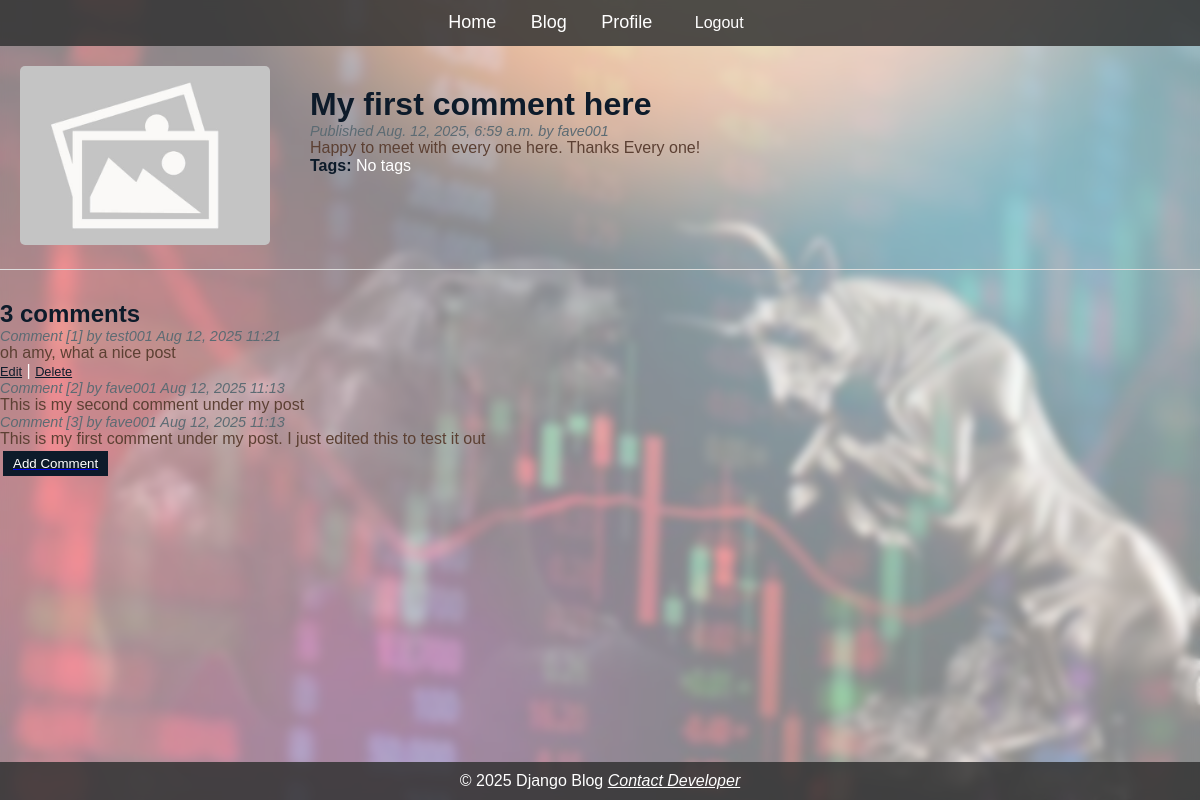
Page /blog/post/1/ (signed in) on the committed database.
### blog/models.py (models this page shows, shortened)
class Post(models.Model):
    title = models.CharField(max_length=200)
    content = models.TextField()
    published_date = models.DateTimeField(auto_now_add=True)
    author = models.ForeignKey(User, on_delete=models.CASCADE, related_name='post_author')
    image = models.ImageField(upload_to='post_images/', default='post_images/default.jpg')
    tags = TaggableManager()

class Comment(models.Model):
    post = models.ForeignKey(Post, on_delete=models.CASCADE, related_name='comments')
    author = models.ForeignKey(User, on_delete=models.CASCADE, related_name='comment_author')
    content = models.TextField()
    created_at = models.DateTimeField(auto_now_add=True)
    updated_at = models.DateTimeField(auto_now=True)

### blog/views.py (the view)
# urls.py: path('post/<int:pk>/', PostDetailView.as_view(), name='post_detail'),
class PostDetailView(DetailView):
    model = Post
    template_name = 'blog/post_detail.html'
    def get_context_data(self, **kwargs):
        context = super().get_context_data(**kwargs)
        post = self.object
        context['comments'] = post.comments.all().order_by('-created_at')
        context['form'] = CommentForm()
        return context

### blog/templates/blog/post_detail.html (shortened to what this page needs)
{% extends "blog/base.html" %}
{% block content %}
<div class="post-container" style='padding: 20px;'>
    {% if post.image %}
        <div class="post-image">
            <img src="{{ post.image.url }}" alt="Post image">
        </div>
    {% else %}
        <div class="post-image">
            <p>No image available.</p>
        </div>
    {% endif %}
    <div class="post-details" style='padding: 20px;'>
        <h1 class="tags-label">{{ post.title }}</h1>
        <p class="date">
            Published {{ post.published_date }} by {{ post.author }}
        </p>
        <div class="post-body">
            {{ post.content|linebreaks }}
        </div>
        <p class="tags">
            <span class="tags-label">Tags:</span>
            {% for tag in post.tags.all %}
                <a href="{% url 'post_list_by_tag' tag.slug %}">{{ tag.name }}</a>
                {% if not forloop.last %}, {% endif %}
            {% empty %}
                <span>No tags</span>
            {% endfor %}
        </p>
    </div>
</div>
{% with comments.count as total_comments %}
    <h2>
        <span class="tags-label"> {{ total_comments }} comment{{ total_comments|pluralize }} </span>
    </h2>
{% endwith %}
{% for comment in comments %}
    <div class="comment">
        <p class="date">
            Comment [{{ forloop.counter }}] by {{ comment.author.username }}
            {{ comment.created_at|date:"M d, Y H:i" }}
        </p>
        <div class="post-body"> {{ comment.content|linebreaks }} </div>
        {% if user == comment.author %}
            <a href="{% url 'edit_comment' comment.pk %}" style='font-size: 0.8rem; color: #0d1b2a;'>Edit</a> |
            <a href="{% url 'delete_comment' comment.pk %}" style='font-size: 0.8rem; color: #0d1b2a;'>Delete</a>
        {% endif %}
    </div>
{% empty %}
    <p class="date">No comments yet. Be the first to comment!</p>
{% endfor %}
{% if user.is_authenticated %}
    <a href="{% url 'add_comment' post.pk %}" class="search-form" style='padding:3px;'>
        <button type="submit">Add Comment</button>
    </a>
{% else %}
    <a href="{% url 'login' %}" class="search-form" style='padding:3px;'>
        <button type="submit">Add Comment</button>
    </a>
{% endif %}
{% endblock %}

### blog/static/css/styles.css (style rules this page uses)
* { margin: 0; padding: 0; box-sizing: border-box; }
html, body { height: 100%; margin: 0; display: flex; flex-direction: column; }
body { display: flex; flex-direction: column; min-height: 100vh; font-family: Arial, sans-serif; color: white; background: linear-gradient(rgba(255, 255, 255, 0.5), rgba(255, 255, 255, 0.5)), url('/static/images/hero-trading-bg.jpg') no-repeat center center fixed; background-size: cover; backdrop-filter: blur(4px); animation: fadeInBg 1.5s ease-in-out; }
.search-form { display: flex; gap: 5px; }
.search-form button { padding: 5px 10px; background-color: #0d1b2a; color: white; border: none; cursor: pointer; }
.post-container { display: flex; align-items: flex-start; gap: 20px; margin-bottom: 30px; border-bottom: 1px solid #ddd; padding-bottom: 15px; }
.post-image img { max-width: 250px; height: auto; border-radius: 5px; }
.post-details { flex: 1; }
.date { font-size: 0.9em; color: #5c6b73; font-style: italic; }
.post-body { color: #5C4033; }
.tags-label { color: #0d1b2a; font-weight: bold; }

### rows in the picture
Post: image (placeholder picture), title "My first comment here", published_date "Aug. 12, 2025, 6:59 a.m.", author "fave001", content "Happy to meet with every one here. Thanks Every one!"
Comment: author.username "test001", created_at "Aug 12, 2025 11:21", content "oh amy, what a nice post", shows "Edit"
Comment: author.username "fave001", created_at "Aug 12, 2025 11:13", content "This is my second comment under my post"
Comment: author.username "fave001", created_at "Aug 12, 2025 11:13", content "This is my first comment under my post. I just edited this to test it out"

### other values in the picture
{{ total_comments }} "3"
